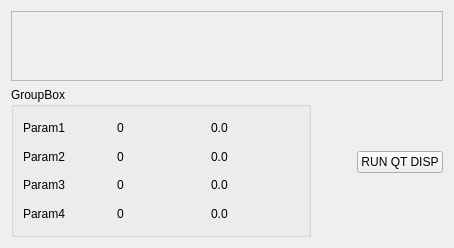
            <widget class="QWidget" name="qt_disp">
             <attribute name="title">
              <string>QT_DISP</string>
             </attribute>
             <layout class="QVBoxLayout" name="verticalLayout_76">
              <item>
               <widget class="QScrollArea" name="scrollArea_9">
                <property name="widgetResizable">
                 <bool>true</bool>
                </property>
                <widget class="QWidget" name="scrollAreaWidgetContents_21">
                 <property name="geometry">
                  <rect>
                   <x>0</x>
                   <y>0</y>
                   <width>98</width>
                   <height>28</height>
                  </rect>
                 </property>
                </widget>
               </widget>
              </item>
              <item>
               <layout class="QHBoxLayout" name="horizontalLayout_35">
                <item>
                 <widget class="QGroupBox" name="groupBox_10">
                  <property name="minimumSize">
                   <size>
                    <width>300</width>
                    <height>150</height>
                   </size>
                  </property>
                  <property name="title">
                   <string>GroupBox</string>
                  </property>
                  <layout class="QGridLayout" name="gridLayout_5">
                   <item row="1" column="1">
                    <widget class="QLabel" name="label_39">
                     <property name="text">
                      <string>0</string>
                     </property>
                    </widget>
                   </item>
                   <item row="0" column="0">
                    <widget class="QLabel" name="label_34">
                     <property name="text">
                      <string>Param1</string>
                     </property>
                    </widget>
                   </item>
                   <item row="2" column="0">
                    <widget class="QLabel" name="label_36">
                     <property name="text">
                      <string>Param3</string>
                     </property>
                    </widget>
                   </item>
                   <item row="1" column="0">
                    <widget class="QLabel" name="label_35">
                     <property name="text">
                      <string>Param2</string>
                     </property>
                    </widget>
                   </item>
                   <item row="3" column="0">
                    <widget class="QLabel" name="label_37">
                     <property name="text">
                      <string>Param4</string>
                     </property>
                    </widget>
                   </item>
                   <item row="0" column="1">
                    <widget class="QLabel" name="label_38">
                     <property name="text">
                      <string>0</string>
                     </property>
                    </widget>
                   </item>
                   <item row="2" column="1">
                    <widget class="QLabel" name="label_40">
                     <property name="text">
                      <string>0</string>
                     </property>
                    </widget>
                   </item>
                   <item row="3" column="1">
                    <widget class="QLabel" name="label_41">
                     <property name="text">
                      <string>0</string>
                     </property>
                    </widget>
                   </item>
                   <item row="0" column="2">
                    <widget class="QLabel" name="label_42">
                     <property name="text">
                      <string>0.0</string>
                     </property>
                    </widget>
                   </item>
                   <item row="1" column="2">
                    <widget class="QLabel" name="label_43">
                     <property name="text">
                      <string>0.0</string>
                     </property>
                    </widget>
                   </item>
                   <item row="2" column="2">
                    <widget class="QLabel" name="label_44">
                     <property name="text">
                      <string>0.0</string>
                     </property>
                    </widget>
                   </item>
                   <item row="3" column="2">
                    <widget class="QLabel" name="label_45">
                     <property name="text">
                      <string>0.0</string>
                     </property>
                    </widget>
                   </item>
                  </layout>
                 </widget>
                </item>
                <item>
                 <spacer name="horizontalSpacer_21">
                  <property name="orientation">
                   <enum>Qt::Horizontal</enum>
                  </property>
                  <property name="sizeHint" stdset="0">
                   <size>
                    <width>40</width>
                    <height>20</height>
                   </size>
                  </property>
                 </spacer>
                </item>
                <item>
                 <layout class="QVBoxLayout" name="verticalLayout_44">
                  <item>
                   <spacer name="verticalSpacer_5">
                    <property name="orientation">
                     <enum>Qt::Vertical</enum>
                    </property>
                    <property name="sizeType">
                     <enum>QSizePolicy::Preferred</enum>
                    </property>
                    <property name="sizeHint" stdset="0">
                     <size>
                      <width>20</width>
                      <height>0</height>
                     </size>
                    </property>
                   </spacer>
                  </item>
                  <item>
                   <widget class="QPushButton" name="pushButton_16">
                    <property name="text">
                     <string>RUN QT DISP</string>
                    </property>
                   </widget>
                  </item>
                 </layout>
                </item>
               </layout>
              </item>
             </layout>
             <zorder>scrollArea_9</zorder>
             <zorder></zorder>
            </widget>
